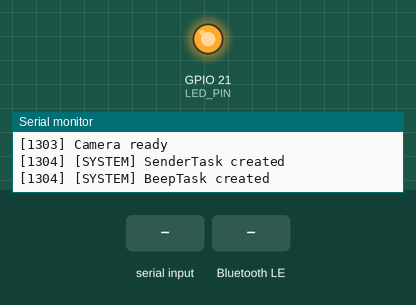
This sketch was run on a simulated Seeed XIAO ESP32-S3. Shown: output pins drawn as LEDs (lit = HIGH), the last lines printed to the serial monitor. The inputs (shaded band) are chosen by the test bench. Nothing arrives over Bluetooth unless stated; the camera gives no picture; a phone connects over Bluetooth LE 3 s after start.

Above: at 2.5 s.
2.6 s: "CAPTURE\n" received over Serial
At 4.2 s:
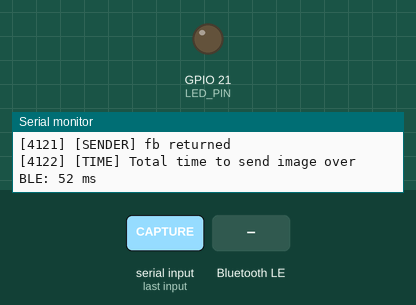
7.1 s: Bluetooth LE write "CAPTURE" received
At 8.5 s:
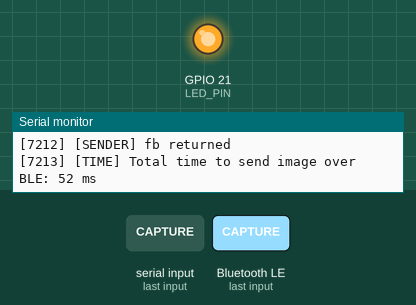
Timing chart, 0 to 10.1 s (numbered marks = the images above; inputs shaded):
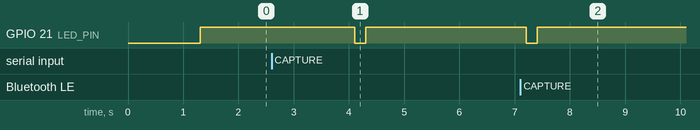

Measured:
- after the input at 2.6 s, GPIO 21 (LED_PIN): HIGH → LOW after 1.5 s, → HIGH 0.20 s later
- after the input at 7.1 s, GPIO 21 (LED_PIN): HIGH → LOW after 0.11 s, → HIGH 0.20 s later

The sketch:

camera_to_flutter_original.ino
```cpp
#include <BLEDevice.h>
#include <BLEUtils.h>
#include <BLEServer.h>
#include "esp_camera.h"

#define SERVICE_UUID        "4fafc201-1fb5-459e-8fcc-c5c9c331914b"
#define CHARACTERISTIC_UUID "beb5483e-36e1-4688-b7f5-ea07361b26a8"
#define CAPTURE_QUEUE_LEN 1
#define CAPTURE_DEBOUNCE_MS 500
#define SEND_DELAY_BETWEEN_CHUNKS_MS 10
#define LED_PIN LED_BUILTIN

// ============================================================================
// BLE Globals
// ============================================================================
volatile bool deviceConnected = false;
BLECharacteristic* pCharacteristic;
volatile int negotiatedChunkSize = 23;
volatile bool isSending = false;

// Task handle for sender
QueueHandle_t captureQueue = NULL;
TaskHandle_t senderTaskHandle = NULL;
static uint32_t frameIdCounter = 0;

// ============================================================================
// Logging Helper
// ============================================================================
void log(const String &msg) {
  Serial.printf("[%lu] %s\n", millis(), msg.c_str());
}

// ============================================================================
// BLE Server Callbacks
// ============================================================================
class MyServerCallbacks : public BLEServerCallbacks {
  void onConnect(BLEServer* pServer) override {
    log("[BLE] Device connected!");
    deviceConnected = true;
  }

  void onDisconnect(BLEServer* pServer) override {
    log("[BLE] Device disconnected!");
    deviceConnected = false;
    BLEDevice::startAdvertising();
    log("[BLE] Restarting advertising...");
  }
};

class MyCharacteristicCallbacks : public BLECharacteristicCallbacks {
  void onWrite(BLECharacteristic* pCharacteristic) override {
    String value = String(pCharacteristic->getValue().c_str());
    value.trim();
    value.toUpperCase();

    log("[BLE] Received message: " + value);

    if (value.startsWith("MTU:")) {
      int mtu = value.substring(4).toInt();
      negotiatedChunkSize = max(20, mtu - 6);
      log("[BLE] MTU negotiated: " + String(mtu) +
          ", chunkSize=" + String(negotiatedChunkSize));
    }
    else if (value == "CAPTURE") {
      uint8_t token = 1;
      // non-blocking send, queue length = 1 -> coalesces duplicates
      if (captureQueue && xQueueSend(captureQueue, &token, 0) == pdTRUE) {
        log("[BLE] Capture request queued");
      } else {
        log("[BLE] Capture request ignored (already queued)");
      }
    }
  }
};

// ============================================================================
// Setup Camera
// ============================================================================
#include "camera_pins.h"

void initCamera() {
  log("Initializing camera...");
  camera_config_t config;
  config.ledc_channel = LEDC_CHANNEL_0;
  config.ledc_timer = LEDC_TIMER_0;
  config.pin_d0 = Y2_GPIO_NUM;
  config.pin_d1 = Y3_GPIO_NUM;
  config.pin_d2 = Y4_GPIO_NUM;
  config.pin_d3 = Y5_GPIO_NUM;
  config.pin_d4 = Y6_GPIO_NUM;
  config.pin_d5 = Y7_GPIO_NUM;
  config.pin_d6 = Y8_GPIO_NUM;
  config.pin_d7 = Y9_GPIO_NUM;
  config.pin_xclk = XCLK_GPIO_NUM;
  config.pin_pclk = PCLK_GPIO_NUM;
  config.pin_vsync = VSYNC_GPIO_NUM;
  config.pin_href = HREF_GPIO_NUM;
  config.pin_sscb_sda = SIOD_GPIO_NUM;
  config.pin_sscb_scl = SIOC_GPIO_NUM;
  config.pin_pwdn = PWDN_GPIO_NUM;
  config.pin_reset = RESET_GPIO_NUM;
  config.xclk_freq_hz = 20000000;
  config.frame_size = FRAMESIZE_HD;
  config.pixel_format = PIXFORMAT_JPEG;
  config.grab_mode = CAMERA_GRAB_WHEN_EMPTY;
  config.fb_location = CAMERA_FB_IN_PSRAM;
  config.jpeg_quality = 12;
  config.fb_count = 1;

  if (psramFound()) {
    config.jpeg_quality = 10;
    config.fb_count = 2;
    config.grab_mode = CAMERA_GRAB_LATEST;
    log("PSRAM detected, using higher frame buffer settings");
  }

  esp_err_t err = esp_camera_init(&config);
  if (err != ESP_OK) {
    log("[ERROR] Camera init failed with code: " + String(err));
    while (true) delay(100);
  }
  log("Camera ready");
}

// ============================================================================
// Send Image via BLE Task
// ============================================================================
void senderTask(void *param) {
  uint8_t req;
  unsigned long lastCaptureMs = 0;

  for (;;) {
    // Wait for a capture request
    if (xQueueReceive(captureQueue, &req, portMAX_DELAY) == pdTRUE) {

      // debounce
      unsigned long now = millis();
      if (now - lastCaptureMs < CAPTURE_DEBOUNCE_MS) {
        log("[SENDER] Debounced duplicate capture");
        continue;
      }
      lastCaptureMs = now;

      // Ensure client present
      if (!deviceConnected) {
        log("[SENDER] No BLE device; skipping capture");
        continue;
      }

      camera_fb_t *fb = esp_camera_fb_get();
      if (!fb) {
        log("[SENDER] Camera capture failed");
        continue;
      }

      size_t totalSize = fb->len;
      uint8_t *buffer = fb->buf;
      log("[SENDER] Captured frame, size=" + String(totalSize));

      unsigned long startTime = millis();

      isSending = true;

      // --- Send header (old format) ---
      String header = "IMG_START:" + String(totalSize);
      pCharacteristic->setValue((uint8_t*)header.c_str(), header.length());
      pCharacteristic->notify();
      vTaskDelay(pdMS_TO_TICKS(20));
      log("[BLE] Sent image header");

      // --- Send chunks ---
      size_t sentBytes = 0;
      for (size_t i = 0; i < totalSize; i += negotiatedChunkSize) {
        int len = (i + negotiatedChunkSize > totalSize) ? (totalSize - i) : negotiatedChunkSize;
        pCharacteristic->setValue(buffer + i, len);
        pCharacteristic->notify();
        sentBytes += len;

        // Delay to avoid overflow
        vTaskDelay(pdMS_TO_TICKS(SEND_DELAY_BETWEEN_CHUNKS_MS));

        // Log progress every ~500 bytes
        if (sentBytes % 500 <= negotiatedChunkSize) {
          log("[BLE] Sent " + String(sentBytes) + "/" + String(totalSize) + " bytes");
        }
      }

      // --- Send footer (old format) ---
      String footer = "IMG_END";
      pCharacteristic->setValue((uint8_t*)footer.c_str(), footer.length());
      pCharacteristic->notify();
      log("[BLE] Sent image footer, total size: " + String(totalSize));

      esp_camera_fb_return(fb);
      log("[SENDER] fb returned");

      unsigned long endTime = millis();
      log("[TIME] Total time to send image over BLE: " + String(endTime - startTime) + " ms");

      // Drain extra queued requests (coalesce duplicates)
      uint8_t drain;
      while (xQueueReceive(captureQueue, &drain, 0) == pdTRUE) {
        log("[SENDER] Coalescing extra queued capture (dropped)");
      }

      isSending = false;
    }
  }
  vTaskDelete(NULL); // never reached
}
// ============================================================================
// Beep Task (Blink LED while sending)
// ============================================================================
void beepTask(void *param) {
  pinMode(LED_PIN, OUTPUT);

  for (;;) {
    if (isSending) {
      digitalWrite(LED_PIN, LOW);   // LED ON
      vTaskDelay(pdMS_TO_TICKS(200));
      digitalWrite(LED_PIN, HIGH);  // LED OFF
      vTaskDelay(pdMS_TO_TICKS(200));
    } else {
      digitalWrite(LED_PIN, HIGH);  // Ensure LED is OFF when idle
      vTaskDelay(pdMS_TO_TICKS(100));
    }
  }
}

// ============================================================================
// Setup
// ============================================================================
void setup() {
  Serial.begin(115200);
  delay(1000);
  log("Starting ESP32 BLE Camera Server...");

  BLEDevice::init("XIAO_ESP32S3");
  BLEServer *pServer = BLEDevice::createServer();
  pServer->setCallbacks(new MyServerCallbacks());

  BLEService *pService = pServer->createService(SERVICE_UUID);
  pCharacteristic = pService->createCharacteristic(
    CHARACTERISTIC_UUID,
    BLECharacteristic::PROPERTY_WRITE | BLECharacteristic::PROPERTY_NOTIFY
  );

  pCharacteristic->setValue("Hello World!");
  pCharacteristic->setCallbacks(new MyCharacteristicCallbacks());

  pService->start();

  BLEAdvertising *pAdvertising = BLEDevice::getAdvertising();
  pAdvertising->addServiceUUID(SERVICE_UUID);
  pAdvertising->setScanResponse(true);
  BLEDevice::startAdvertising();
  log("[BLE] Advertising started...");

  initCamera();

  captureQueue = xQueueCreate(CAPTURE_QUEUE_LEN, sizeof(uint8_t));
  if (captureQueue == NULL) {
    log("[ERROR] Failed to create capture queue");
  } else {
    xTaskCreatePinnedToCore(
      senderTask,
      "SenderTask",
      16384,     // give it a reasonable stack (increase if needed)
      NULL,
      1,
      &senderTaskHandle,
      1
    );
    log("[SYSTEM] SenderTask created");
        xTaskCreatePinnedToCore(
      beepTask,
      "BeepTask",
      2048,      // small stack is fine
      NULL,
      1,
      NULL,
      1
    );
    log("[SYSTEM] BeepTask created");
  }
}

// ============================================================================
// Main Loop
// ============================================================================
void loop() {
  if (deviceConnected && Serial.available()) {
    String cmd = Serial.readStringUntil('\n');
    cmd.trim();
    cmd.toUpperCase();
    if (cmd == "CAPTURE") {
      uint8_t token = 1;
      if (captureQueue && xQueueSend(captureQueue, &token, 0) == pdTRUE) {
        log("[CMD] Capture request queued");
      } else {
        log("[CMD] Capture request ignored (already queued)");
      }
    } else {
      log("[CMD] Unknown command: " + cmd);
    }
  }
  delay(10);
}
```

camera_pins.h
```cpp
#define PWDN_GPIO_NUM     -1
#define RESET_GPIO_NUM    -1
#define XCLK_GPIO_NUM     10
#define SIOD_GPIO_NUM     40
#define SIOC_GPIO_NUM     39

#define Y9_GPIO_NUM       48
#define Y8_GPIO_NUM       11
#define Y7_GPIO_NUM       12
#define Y6_GPIO_NUM       14
#define Y5_GPIO_NUM       16
#define Y4_GPIO_NUM       18
#define Y3_GPIO_NUM       17
#define Y2_GPIO_NUM       15
#define VSYNC_GPIO_NUM    38
#define HREF_GPIO_NUM     47
#define PCLK_GPIO_NUM     13

#define LED_GPIO_NUM      21
```
